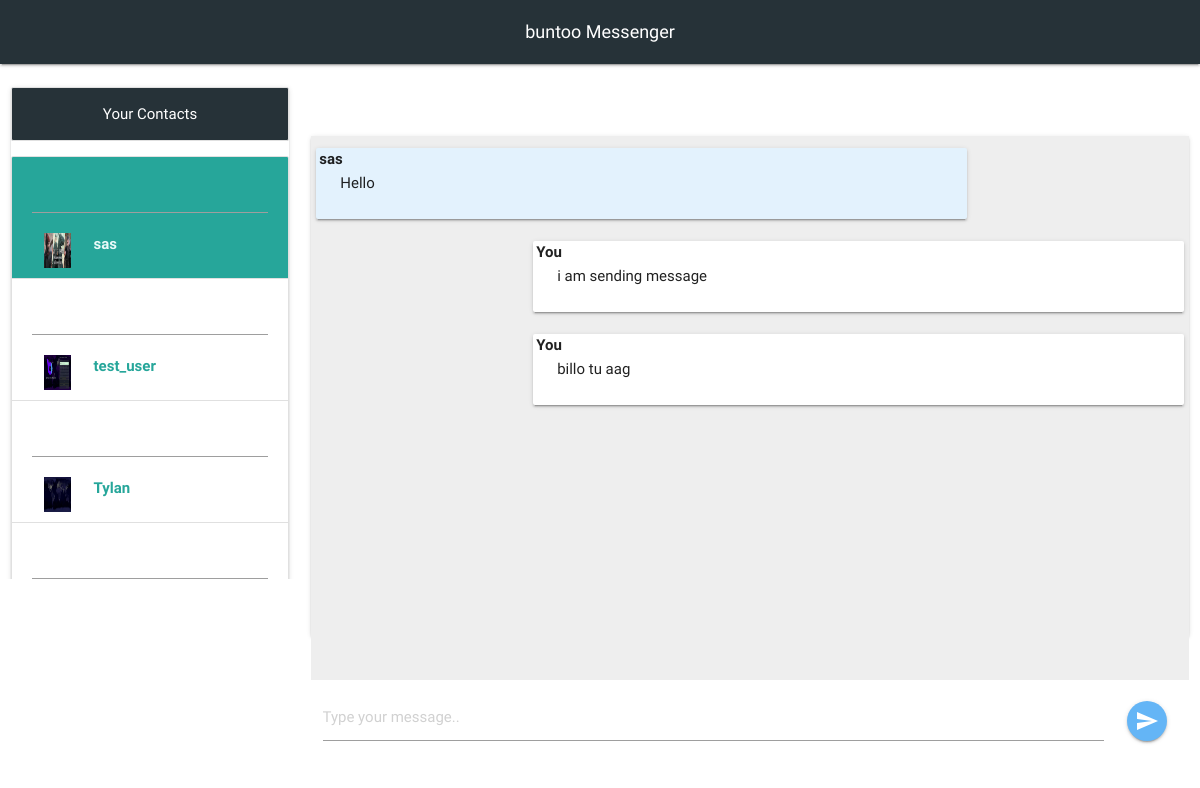
Page /chat/76/34 (signed in) on the committed database.
### users/models.py (models this page shows, shortened)
class Profile(models.Model):
    user = models.OneToOneField(User, on_delete=models.CASCADE)
    friends = models.ForeignKey(Friend_List , on_delete= models.CASCADE , blank=True , null = True)
    image = models.ImageField(default='default.png', upload_to='profile_pics')

### chat/models.py (models this page shows, shortened)
class Message(models.Model):
    sender = models.ForeignKey(User, on_delete=models.CASCADE, related_name='sender')
    receiver = models.ForeignKey(User, on_delete=models.CASCADE, related_name='receiver')
    message = models.CharField(max_length=1200)
    timestamp = models.DateTimeField(auto_now_add=True)
    is_read = models.BooleanField(default=False)
    def __str__(self):
        return self.message
    class Meta:
        ordering = ('timestamp',)

### chat/views.py (the view, shortened to what this page needs)
# urls.py: path('chat/<int:sender>/<int:receiver>', views.message_view, name='chat'),
def message_view(request, sender, receiver):
    if not request.user.is_authenticated:
        return redirect('index')
    if request.method == "GET":
        return render(request, "chat/messages.html",
                      {'users': User.objects.exclude(username=request.user.username),
                       'receiver': User.objects.get(id=receiver),
                       'messages': Message.objects.filter(sender_id=sender, receiver_id=receiver) |
                                   Message.objects.filter(sender_id=receiver, receiver_id=sender)})

### chat/templatetags/profilefilter.py (called while the page is built)
@register.filter('profilefilter')
def profile(value,id):
    instance  =  Profile.objects.get(user=id)
    return instance.image

### trading/context_preprocessors.py (called while the page is built)
def friends(request):
    friends = None
    if request.user.is_authenticated:
        try:
            friends = Friend_List.objects.get(user=request.user).friend_name.all()
        except Exception as err:
          print(err)
    return {"friends": friends}

### chat/templates/chat/messages.html (shortened to what this page needs)
{% extends 'chat/chat.html' %}
{% block messages %}
    {% for message in messages %}
    {% if message.sender == request.user %}
<div class="card-panel right" style="width: 75%; position: relative">
    <div style="position: absolute; top: 0; left:3px; font-weight: bolder" class="title">You</div>
    {{ message }}
</div>
    {% else %}
<div class="card-panel left blue lighten-5" style="width: 75%; position: relative">
    <div style="position: absolute; top: 0; left:3px; font-weight: bolder" class="title">{{ message.sender }}</div>
    {{ message }}
</div>
    {% endif %}
    {% endfor %}
{% endblock %}

### chat/templates/chat/chat.html (shortened to what this page needs)
{% extends 'chat/index.html' %}
{% load static %}
{% load profilefilter %}
{% block body %}
<nav style="background-color: #263238;" >
    <div class="nav-wrapper container">
        <a class="navbar-brand" href="/home/" style="font-size: large;" >
          <center>buntoo Messenger</center>
          </a>
               <ul id="nav-mobile" class="right hide-on-med-and-down">
          <li><a href="">You're logged in as {{ request.user.username }}</a></li>
          <li><a href="{% url 'logout' %}"><i class="material-icons">power_settings_new</i></a></li>
      </ul>
    </div>
</nav>
    <div class="section">
    <div class="row">
        <div class="col s3" style="max-height: 500px!important; overflow-y: scroll;">
            <div class="card">
              <div class="collection" style="background-color: #263238;">
                <center>
                  <p style="background-color: #263238; color: white;">Your Contacts</p>
                </center>
              </div>
                {% if friends %}
                <div class="collection">
                    {% for user in friends %}
                    <a href="{% url 'chat' request.user.id user.id %}" id="user{{ user.id }}" class="collection-item row">
                    <input ="room" name="message" type="text" value="{{ room }}">
                        <img src="/media/{{ user.username | profilefilter:user.id }}" class="col s4" style="height: 35px; width:50px">
                        <div class="col s8">
                        <span class="title" style="font-weight: bolder">{{ user.username }}</span>
                        </div>
                    </a>
                    {% endfor %}
                </div>
                {% endif %}
            </div>
        </div>
        <div class="col s9" >
            <div class="card" style="max-height: 500px!important;">
            <div id="board" class="section grey lighten-3" style="height: 68vh; padding: 5px; overflow-y: scroll">
                {% block messages %}
                {% endblock %}
            </div>
                <form id="chat-box" class="form-group {% block hide %}hide{% endblock %}" method="post">
                    <div class="row">
                        <div class="col s11">
                            <div class="input-field">
                                <input id="id_message" name="message" type="text" placeholder="Type your message..">
                            </div>
                        </div>
                        <div class="col s1" style="line-height: 80px">
                            <button class="btn btn-floating blue lighten-2 waves-effect waves-light"><i class="material-icons">send</i></button>
                        </div>
                    </div>
                </form>
            </div>
        </div>
    </div>
    </div>
    {% load static %}
{% endblock %}

### rows in the picture
Message: sender "sas", message "Hello"
Message: message "i am sending message"
Message: message "billo tu aag"

### other values in the picture
{{ user.username }} "sas"
{{ user.username }} "test_user"
{{ user.username }} "Tylan"
